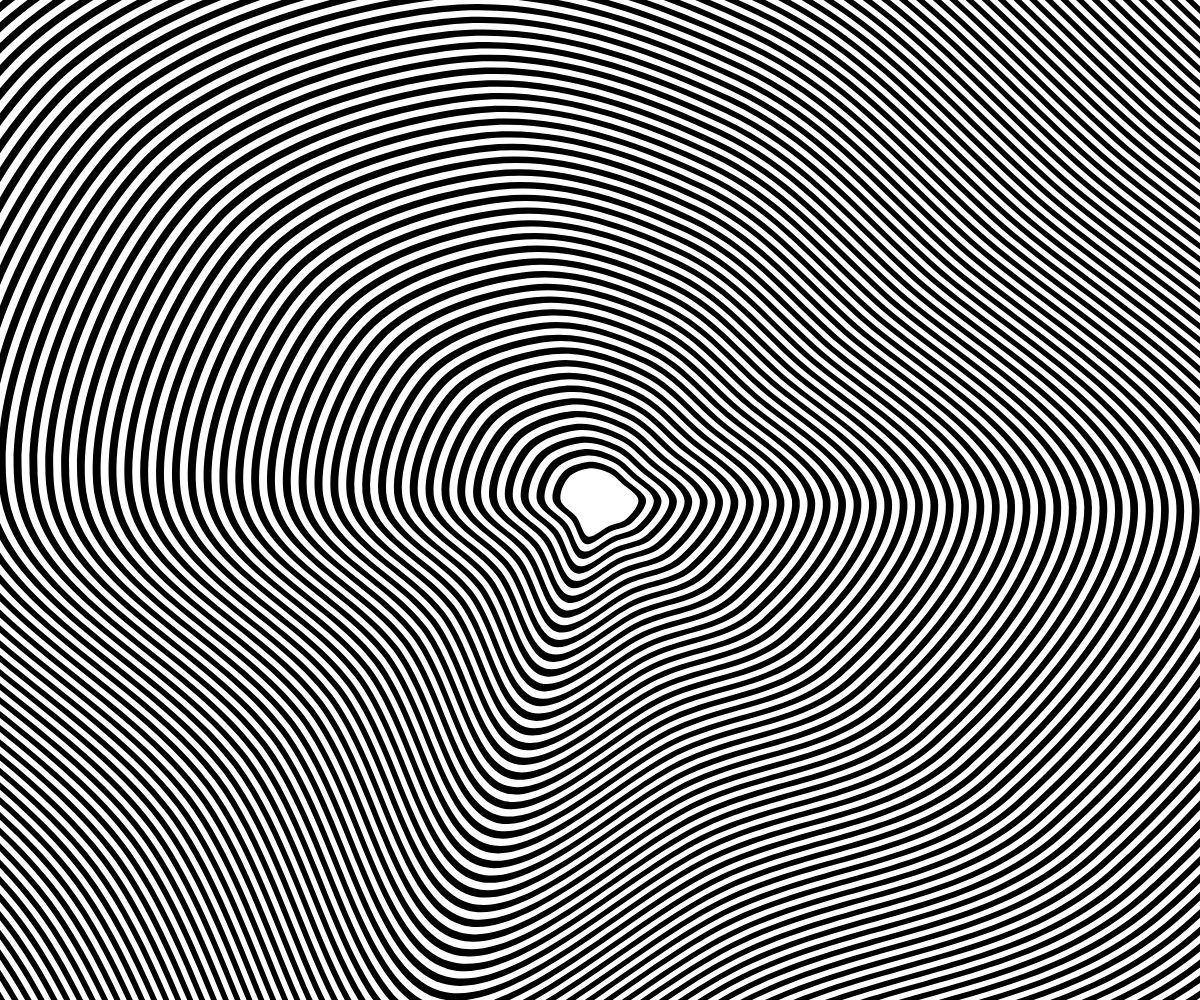
Frame 1 (no input)
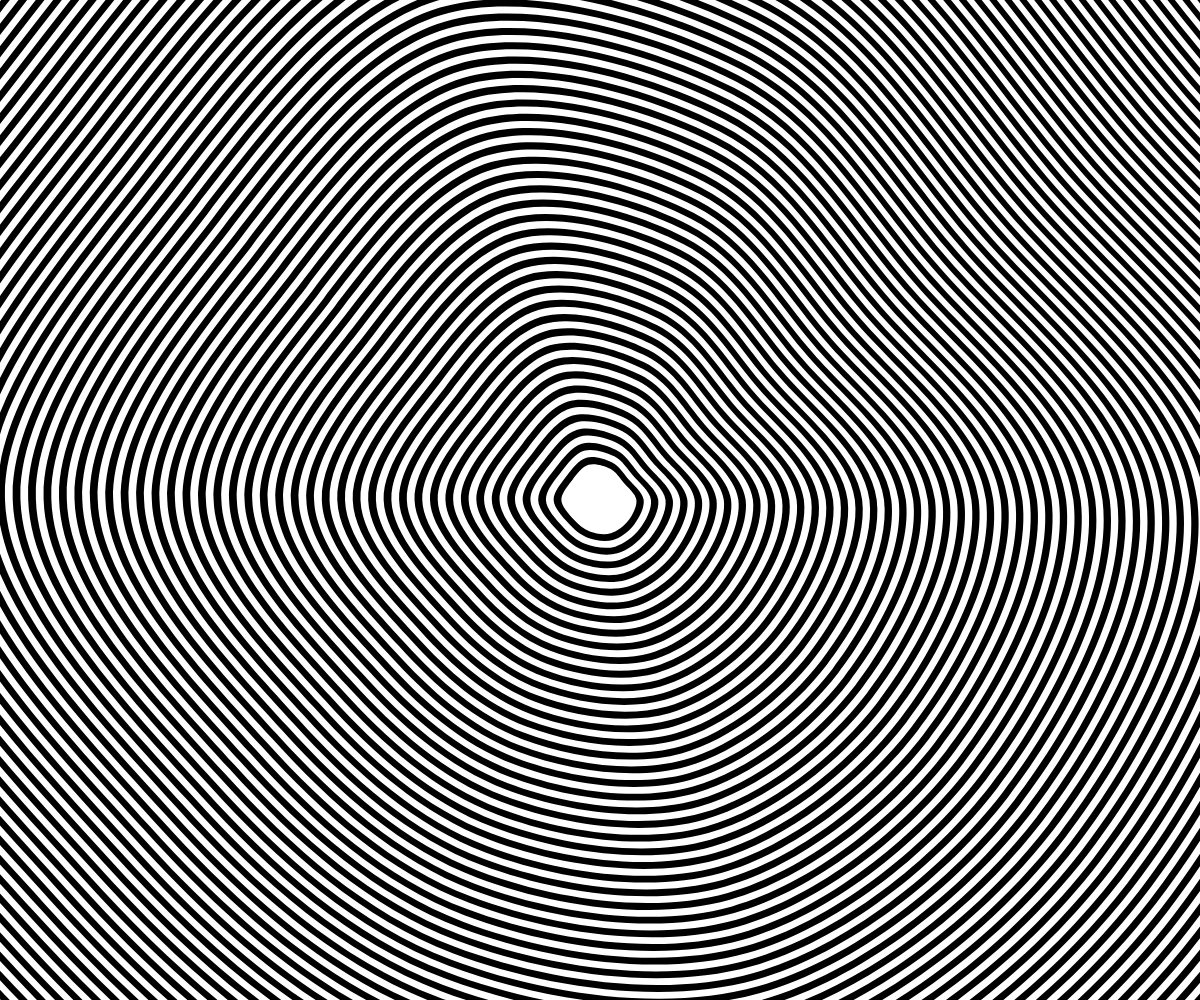
Frame 60 (no input)
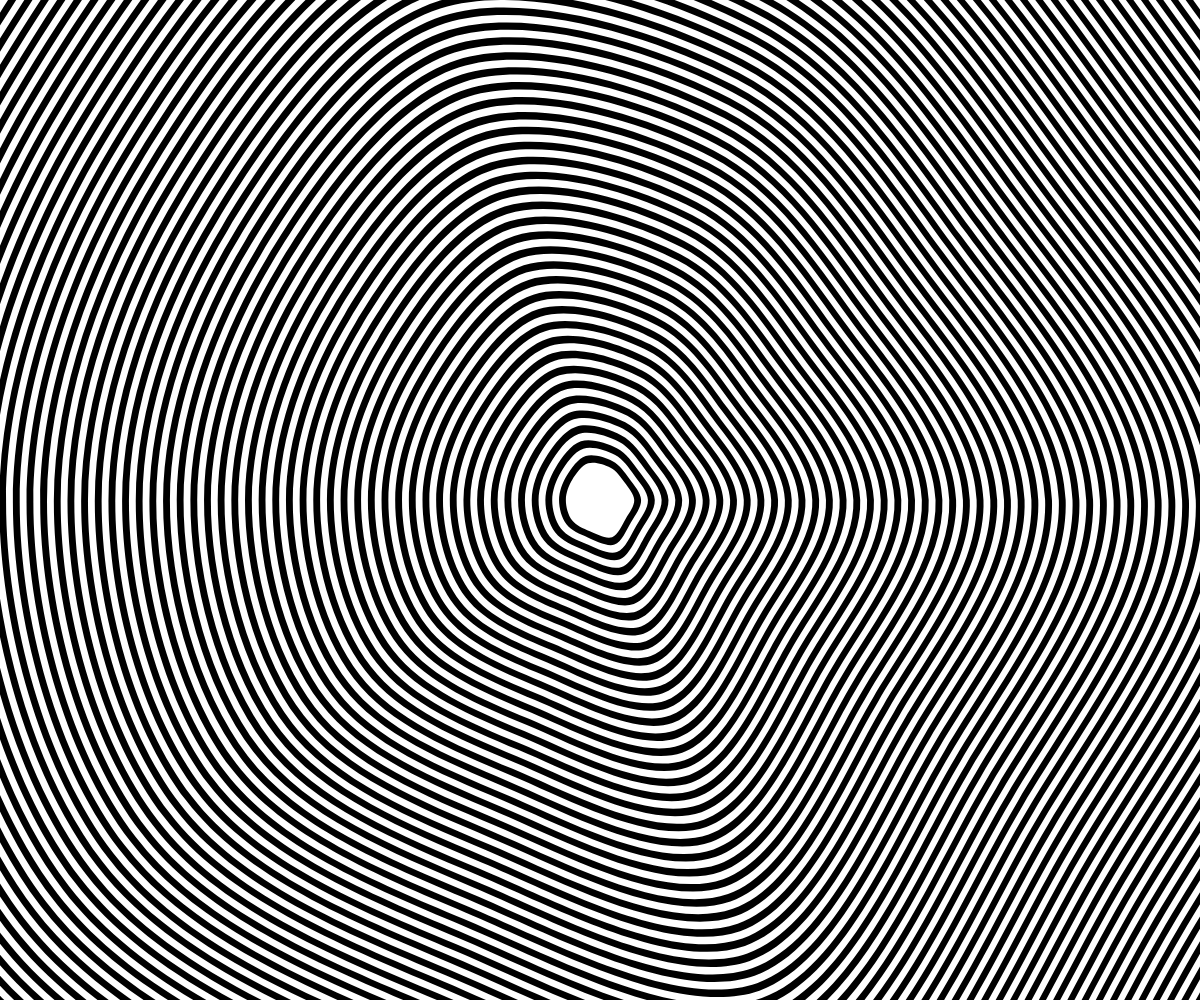
Frame 120 (the mouse pressed at the canvas centre since frame 60)

The p5.js sketch that drew these frames (run headless with seeded random() and noise() and a simulated clock; from frame 60 on, the mouse is pressed at the canvas centre):

// p5.js sketch
// ── sketch.js
"use strict";
//==========
// p5.js

let seed = 0;

function setup(){
	createCanvas(windowWidth, windowHeight);
	frameRate(32);
	colorMode(RGB);
	angleMode(DEGREES);

	noStroke();
}

function draw(){
	background(33);
	let size = (width>height)?width:height;
	let weight = 5;
	let cX = width / 2;
	let cY = height / 2;
	for(let i=0; i<(size-20)/weight; i++){
		drawGumi(cX, cY, size-(weight*i), i);
	}
	seed += 0.01;
}

function drawGumi(cX, cY, size, n){

	let color = (n%2==0)? 0:255;
	fill(color);

	let step = 360 / 10;
	let points = [];
	for(let p=0; p<360; p+=step) points.push(p);
	beginShape();
	for(let i=0; i<points.length+3; i++){
		let index = (i<points.length)?i:i-points.length;
		let d = points[index];
		let r = size + noise(d, seed) * size * 0.8;
		let x = cX + r * cos(d);
		let y = cY + r * sin(d);
		curveVertex(x, y);
	}
	endShape();
}

function createGrid(pX, pY, d, g){
	let s = d / g;
	for(let x=0; x<d; x+=s){
		for(let y=0; y<d; y+=s){
			let r = parseInt(random(1, 4));
			if(r == 1 || s < 120){
				fill(random(60, 255));
				rect(pX+x, pY+y, s, s);
				drawShape(pX+x, pY+y, s);
			}else{
				createGrid(pX+x, pY+y, s, r);
			}
		}
	}
}

function drawShape(x, y, s){
	noStroke();
	fill(random(255));
	let rdm = floor(random(4));
	for(let i=0; i<rdm; i++){
		x += cos(90*i) * s;
		y += sin(90*i) * s;
	}
	let r = s * 2;
	let d = rdm*90;
	arc(x, y, r, r, d, d+90);
}
